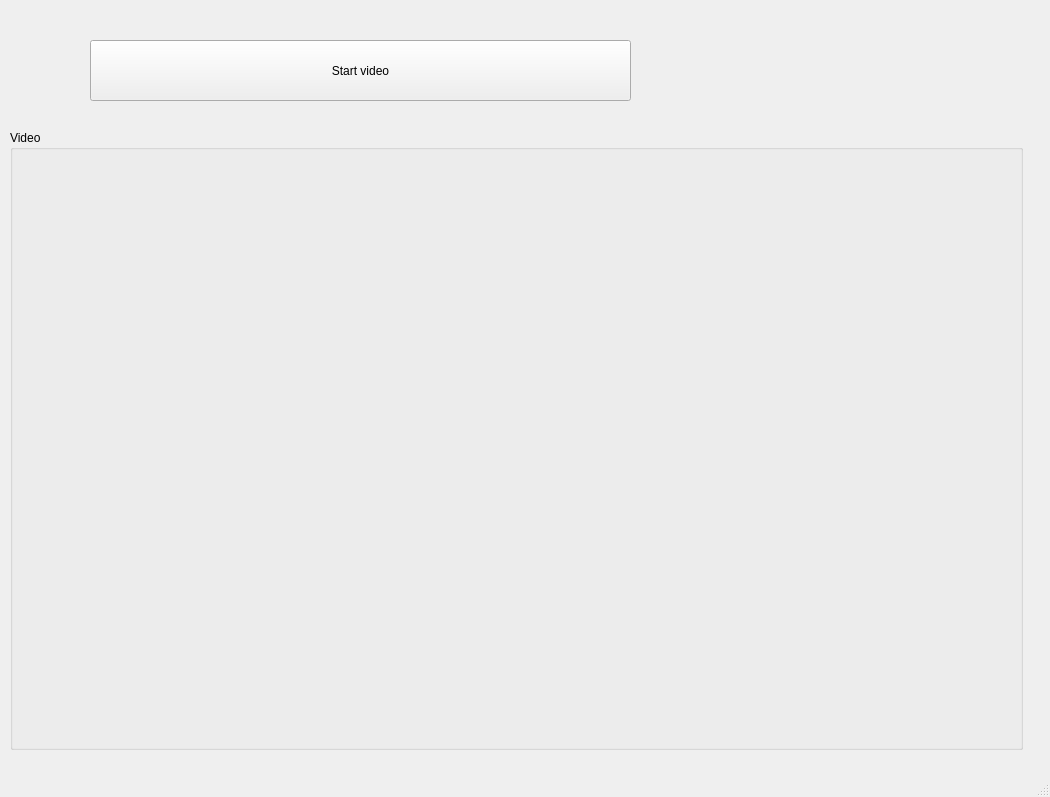
<?xml version="1.0" encoding="UTF-8"?>
<ui version="4.0">
 <class>MainWindow</class>
 <widget class="QMainWindow" name="MainWindow">
  <property name="geometry">
   <rect>
    <x>0</x>
    <y>0</y>
    <width>1050</width>
    <height>797</height>
   </rect>
  </property>
  <property name="windowTitle">
   <string>MainWindow</string>
  </property>
  <property name="styleSheet">
   <string notr="true"/>
  </property>
  <widget class="QWidget" name="centralwidget">
   <widget class="QGroupBox" name="groupBox">
    <property name="geometry">
     <rect>
      <x>10</x>
      <y>130</y>
      <width>1013</width>
      <height>620</height>
     </rect>
    </property>
    <property name="sizePolicy">
     <sizepolicy hsizetype="Preferred" vsizetype="Preferred">
      <horstretch>0</horstretch>
      <verstretch>0</verstretch>
     </sizepolicy>
    </property>
    <property name="title">
     <string>Video</string>
    </property>
    <widget class="QWidget" name="ImgWidget" native="true">
     <property name="geometry">
      <rect>
       <x>10</x>
       <y>20</y>
       <width>993</width>
       <height>600</height>
      </rect>
     </property>
    </widget>
   </widget>
   <widget class="QPushButton" name="startButton">
    <property name="geometry">
     <rect>
      <x>90</x>
      <y>40</y>
      <width>541</width>
      <height>61</height>
     </rect>
    </property>
    <property name="text">
     <string>Start video</string>
    </property>
   </widget>
  </widget>
  <widget class="QMenuBar" name="menubar">
   <property name="geometry">
    <rect>
     <x>0</x>
     <y>0</y>
     <width>1050</width>
     <height>21</height>
    </rect>
   </property>
  </widget>
  <widget class="QStatusBar" name="statusbar"/>
 </widget>
 <resources/>
 <connections/>
</ui>
